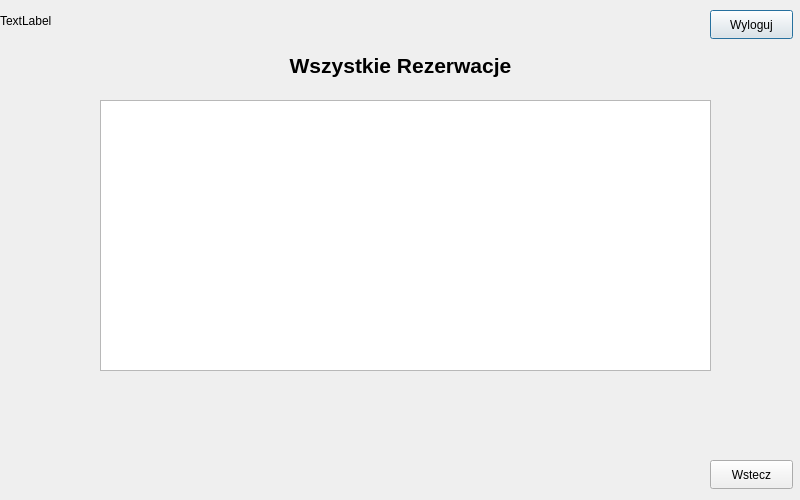
<?xml version="1.0" encoding="UTF-8"?>
<ui version="4.0">
 <class>AdminMenu_3</class>
 <widget class="QDialog" name="AdminMenu_3">
  <property name="geometry">
   <rect>
    <x>0</x>
    <y>0</y>
    <width>800</width>
    <height>500</height>
   </rect>
  </property>
  <property name="minimumSize">
   <size>
    <width>800</width>
    <height>500</height>
   </size>
  </property>
  <property name="maximumSize">
   <size>
    <width>800</width>
    <height>500</height>
   </size>
  </property>
  <property name="windowTitle">
   <string>Dialog</string>
  </property>
  <widget class="QLabel" name="label_data_godzina">
   <property name="geometry">
    <rect>
     <x>0</x>
     <y>0</y>
     <width>121</width>
     <height>41</height>
    </rect>
   </property>
   <property name="text">
    <string>TextLabel</string>
   </property>
  </widget>
  <widget class="QPushButton" name="pushButton_wyloguj">
   <property name="geometry">
    <rect>
     <x>710</x>
     <y>10</y>
     <width>83</width>
     <height>29</height>
    </rect>
   </property>
   <property name="text">
    <string>Wyloguj</string>
   </property>
  </widget>
  <widget class="QPushButton" name="pushButton_Wstecz">
   <property name="geometry">
    <rect>
     <x>710</x>
     <y>460</y>
     <width>83</width>
     <height>29</height>
    </rect>
   </property>
   <property name="text">
    <string>Wstecz</string>
   </property>
  </widget>
  <widget class="QLabel" name="label">
   <property name="geometry">
    <rect>
     <x>0</x>
     <y>50</y>
     <width>801</width>
     <height>31</height>
    </rect>
   </property>
   <property name="text">
    <string>&lt;html&gt;&lt;head/&gt;&lt;body&gt;&lt;p align=&quot;center&quot;&gt;&lt;span style=&quot; font-size:16pt; font-weight:700;&quot;&gt;Wszystkie Rezerwacje&lt;/span&gt;&lt;/p&gt;&lt;/body&gt;&lt;/html&gt;</string>
   </property>
  </widget>
  <widget class="QTableView" name="tableView_UserWszyscy">
   <property name="geometry">
    <rect>
     <x>100</x>
     <y>100</y>
     <width>611</width>
     <height>271</height>
    </rect>
   </property>
  </widget>
 </widget>
 <resources/>
 <connections/>
</ui>
